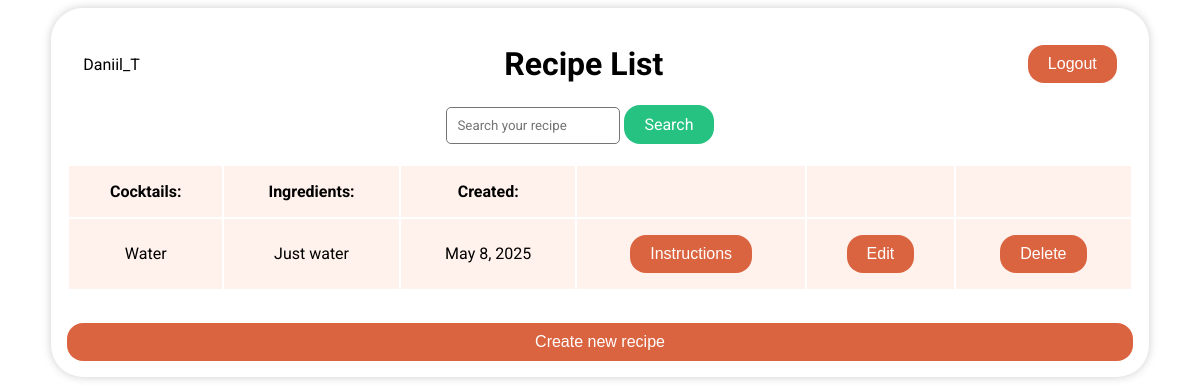
Screenshot of / (signed in) with the database file from the repository.
### recipes/models.py (models this page shows, shortened)
class Cocktail(models.Model):
    name = models.CharField(max_length=128, null=True, blank=True)
    ingredients = models.TextField(null=True, blank=True)
    instructions = models.TextField(null=True, blank=True)
    user = models.ForeignKey(User, on_delete=models.CASCADE, null=True, blank=True)
    created_at = models.DateTimeField(auto_now_add=True)
    class Meta:
        ordering = ['created_at']

### recipes/views.py (the view)
# urls.py: path('', RecipeList.as_view(), name='recipeList'),
class RecipeList(LoginRequiredMixin, ListView):
    model = Cocktail
    template_name = 'recipes/recipe_list.html'
    context_object_name = 'recipes_list'
    def get_context_data(self, **kwargs):
        contex = super().get_context_data(**kwargs)
        contex['recipes_list'] = contex['recipes_list'].filter(user = self.request.user)
        search_input = self.request.GET.get('search-area') or  ''
        if search_input:
            contex['recipes_list'] = contex['recipes_list'].filter(name__icontains = search_input)
        contex['search_input'] = search_input
        return contex

### templates/recipes/recipe_list.html (shortened to what this page needs)
{% extends 'recipes/base.html' %}
{% block content %}
<div class="info">
    <div class="header">
        <p>{{ request.user }}</p>
        <a style="color: black;" href="{% url 'recipeList' %}"><h1>Recipe List</h1></a>
        {% if request.user.is_authenticated %}
            <form method="POST" action="{% url 'logout' %}">
            <button type="submit">Logout</button>
            </form>
        {% else %}
            <form method="POST" action="{% url 'login' %}">
            {% csrf_token %}
            <button type="submit">Logout</button>
            </form>
        {% endif %}
    </div>
    <div class="navbar">
        <form method="GET">
            <input type='text' name='search-area' placeholder="Search your recipe" value="{{search_input}}">
            <input type="submit" value='Search'>
        </form>
    </div>
</div>
<div class="content">
    <table>
        <tr class="row">
            <th>Cocktails:</th>
            <th>Ingredients:</th>
            <th>Created:</th>
            <th></th>
            <th></th>
            <th></th>
        </tr>
        {% for Cocktail in recipes_list %}
        <tr class="row">
            <td>{{ Cocktail.name }}</td>
            <td>{{ Cocktail.ingredients }}</td>
            <td>{{ Cocktail.created_at.date }}</td>
            <td><button><a href="{% url 'view' Cocktail.pk %}">Instructions</a></button></td>
            <td><button><a href="{% url 'update' Cocktail.pk %}">Edit</a></button></td>
            <td><button><a href="{% url 'delete' Cocktail.pk %}">Delete</a></button></td>
        </tr>
        {% empty %}
            <h3>No Recipes saved.</h3>
        {% endfor %}
    </table>
    <button class="big_button"><a href="{% url 'create' %}">Create new recipe</a></button>
</div>
{% endblock content %}

### recipes/static/recipes/styles.css (style rules this page uses)
html { font-family: 'Roboto', sans-serif; font-weight: normal; color: black; font-size: 16px; height: 100%; margin: 0; padding: 0; }
.header { display: flex; justify-content: space-between; margin: 0; padding: 0 16px; align-items: center; }
.navbar { display: flex; justify-content: center; align-items: center; margin: 0 40px 20px 0; }
.info { display: grid; }
.content { display: grid; margin: 0; }
a { text-decoration: none; color: white; }
th, td { text-align: center; padding: 16px; }
.row { background-color: rgb(255, 241, 236); }
button { padding: 10px 20px; border: none; border-radius: 16px; background-color: rgb(219, 100, 64); color: white; font-size: 16px; cursor: pointer; }
.big_button { margin-top: 32px; padding: 10px 20px; border: none; background-color: rgb(219, 100, 64); color: white; font-size: 16px; cursor: pointer; }
input[type=submit] { padding: 10px 20px; border: none; border-radius: 16px; background-color: rgb(37, 194, 129); color: white; font-size: 16px; cursor: pointer; }
input[type=text], input[type=password], textarea { border: 1px solid #757575; border-radius: 5px; padding: 10px; max-height: 40px; }
form input { border: 1px solid #757575; border-radius: 5px; padding: 10px; font-family: 'Roboto', sans-serif; }

### rows the page displays
Cocktail: name "Water", ingredients "Just water", created_at "May 8, 2025"

### other values shown
{{ request.user }} "Daniil_T"
